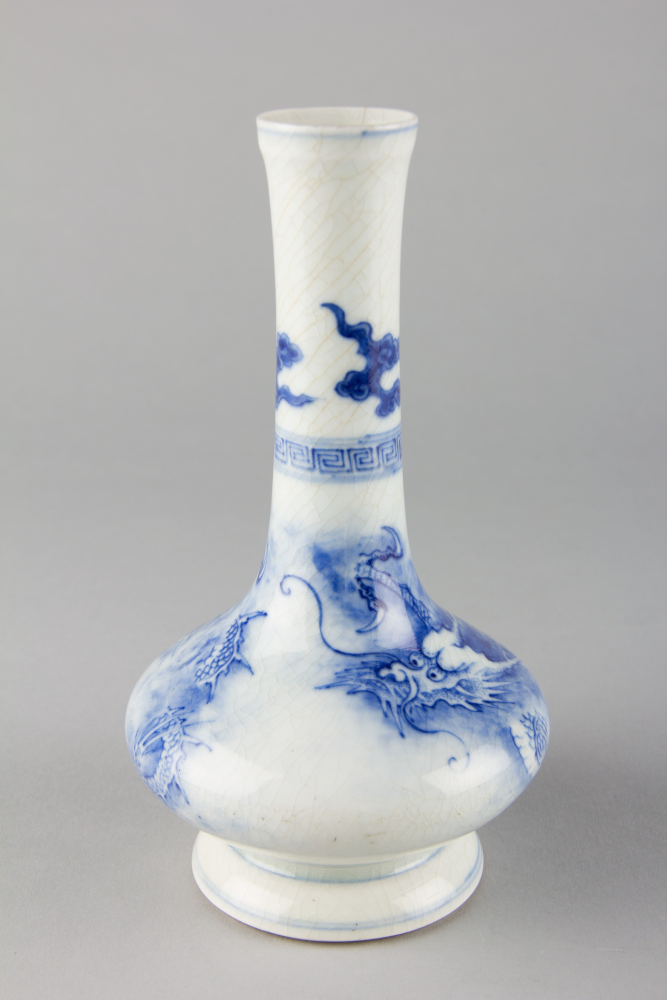
#> input picture synlab/patterns/resources/bluewhite_20261015/source/met_50899_O2_original.jpg, 2667 x 4000 px, found by its file name (shown at 1/4 size)
$ python extract_met_50899_O2_dragon.py
#> lines starting #> are read from the running program, lines starting #| are printed output that depends on the picture; after the words box and inside, x2 and y2 are one past the last pixel; in counts of white or black regions, pixels touching at a corner belong together
"""Extract a bounded, fired-photo cobalt projection from Met object 50899.

The mask is a chroma-derived view of the photographed fired surface. It does
not recover the original underglaze brush deposit or pre-firing pigment flow.
No blur, diffusion, inpainting, or morphological cleanup is applied.
"""

from __future__ import annotations

import hashlib
import json
from pathlib import Path

import numpy as np
from PIL import Image


ROOT = Path(__file__).resolve().parents[3]
RESOURCE = ROOT / "relicweave-synlab/synlab/patterns/resources/bluewhite_20261015"
SOURCE = RESOURCE / "source/met_50899_O2_original.jpg"
DERIVED = RESOURCE / "derived"
REPORT = Path(__file__).resolve().parent / "extraction_report.json"

# Source image pixel coordinates, left/top/right/bottom. This cropped view
# centers the named dragon on the bulbous shoulder/body while retaining the
# visible wrap at both sides. The crop is exactly 2,000 px wide.
CROP_BOX = (300, 2000, 2300, 3160)
CHROMA_ZERO = 6.0
CHROMA_FULL = 72.0
STRONG_CHROMA_SUPPORT = 55.0


def sha256(path: Path) -> str:
    digest = hashlib.sha256()
    with path.open("rb") as stream:
        for block in iter(lambda: stream.read(1024 * 1024), b""):
            digest.update(block)
    return digest.hexdigest()


def main() -> None:
    DERIVED.mkdir(parents=True, exist_ok=True)
    with Image.open(SOURCE) as source:
#> source is the input picture: PIL image 2667x4000 RGB; mean R, G, B 179, 180.6, 182.4
        source_size = source.size
#> source_size = (2667, 4000)
        crop = source.convert("RGB").crop(CROP_BOX)
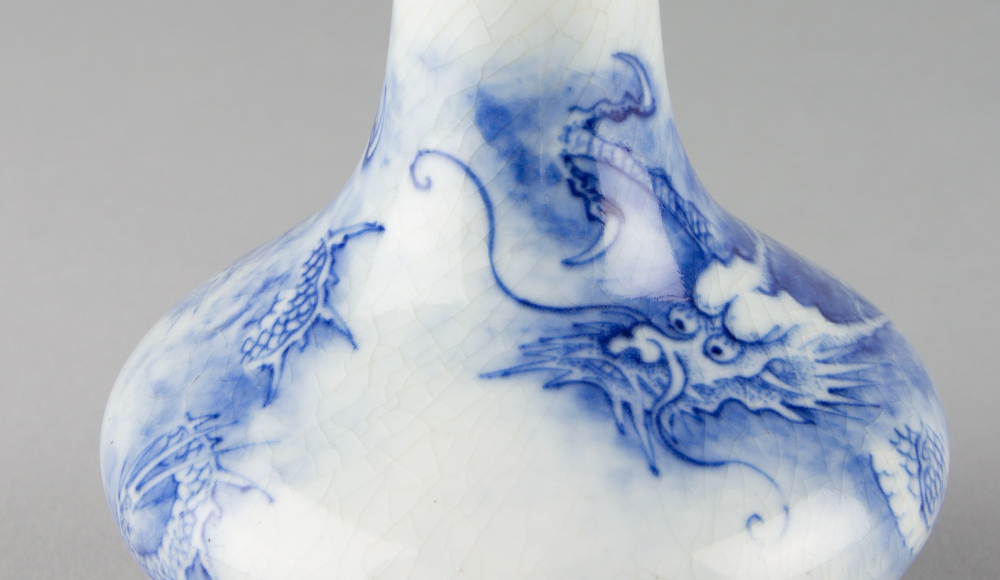
#> crop: PIL image 2000x1160 RGB (shown at 1/2 size); mean R, G, B 174.5, 181.9, 193.2

    crop_path = DERIVED / "met_50899_O2_dragon_projection_crop.png"
    mask_path = DERIVED / "met_50899_O2_dragon_cobalt_fired_photo_mask.png"
    support_path = DERIVED / "met_50899_O2_dragon_strong_cobalt_support_proxy.png"
    crop.save(crop_path, format="PNG", optimize=True)

    rgb = np.asarray(crop, dtype=np.float32)
    red, green, blue = rgb[..., 0], rgb[..., 1], rgb[..., 2]
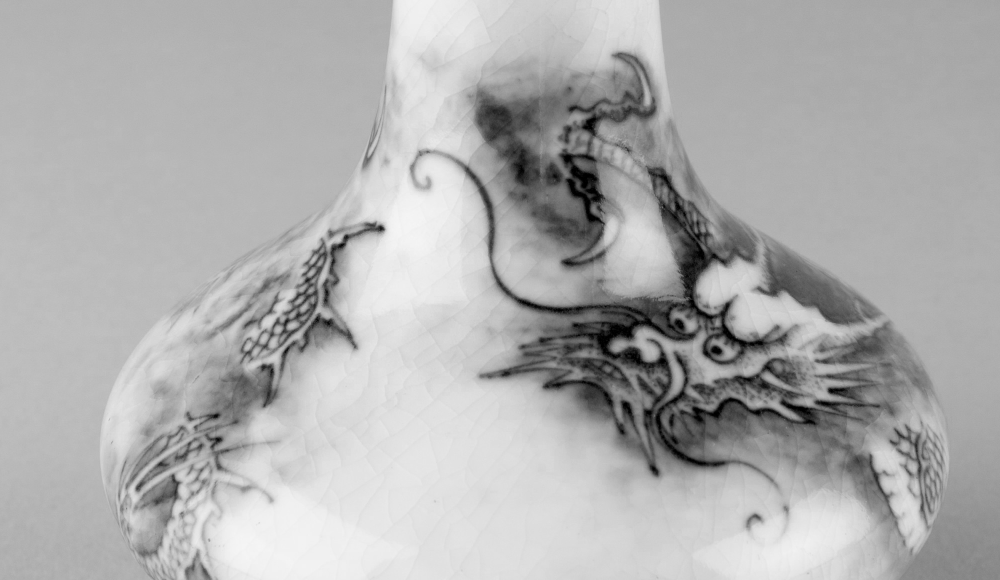
#> red: shape (1160, 2000) float32 (shown at 1/2 size); min 0, max 246, mean 174.5
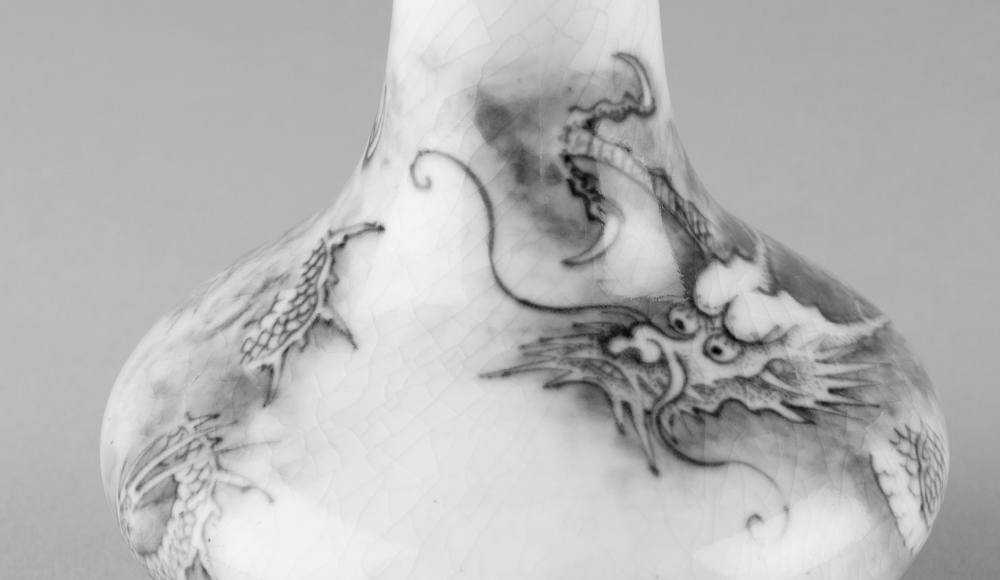
#> green: shape (1160, 2000) float32 (shown at 1/2 size); min 0, max 246, mean 181.9
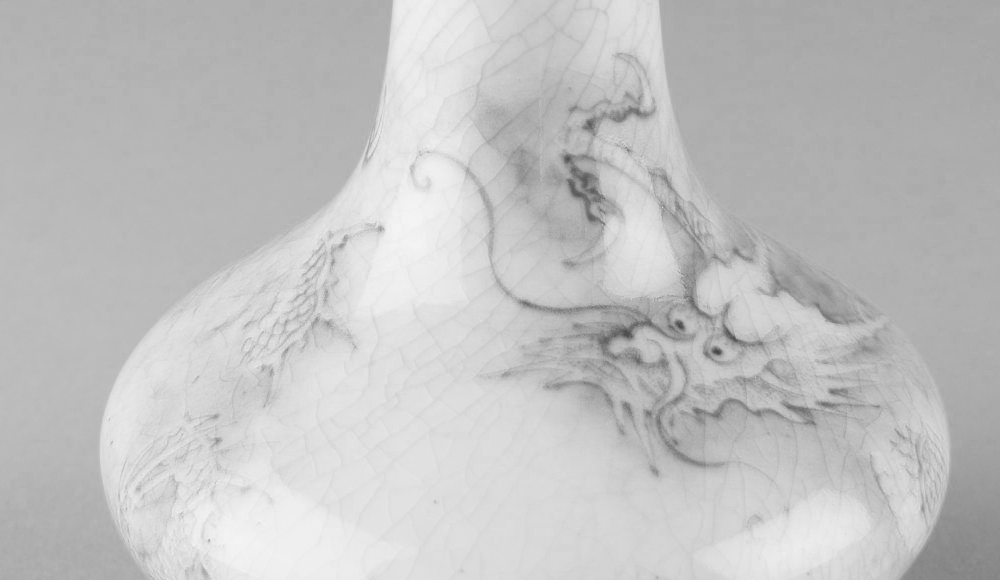
#> blue: shape (1160, 2000) float32 (shown at 1/2 size); min 65, max 248, mean 193.2
    # Positive blue-channel excess over both warm channels acts as a simple,
    # inspectable cobalt-color selector. Values below the floor map to zero;
    # stronger blue excess maps linearly to white. This retains captured
    # photo softness and glaze variation without adding a blur.
    blue_excess = blue - np.maximum(red, green)
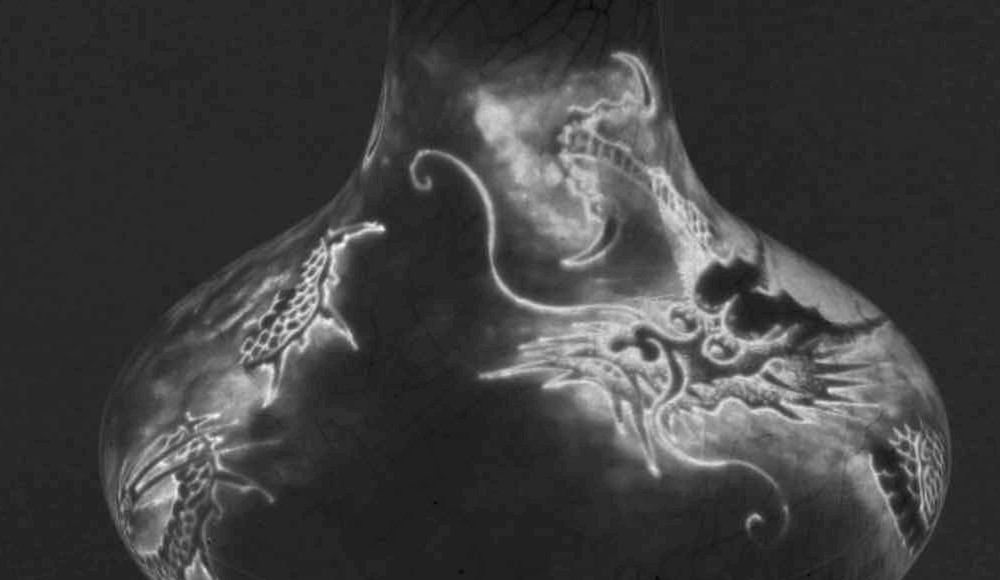
#> blue_excess: shape (1160, 2000) float32 (shown at 1/2 size); min -22, max 109, mean 11.2; drawn with min black and max white
    density = np.clip(
        (blue_excess - CHROMA_ZERO) / (CHROMA_FULL - CHROMA_ZERO), 0.0, 1.0
    )
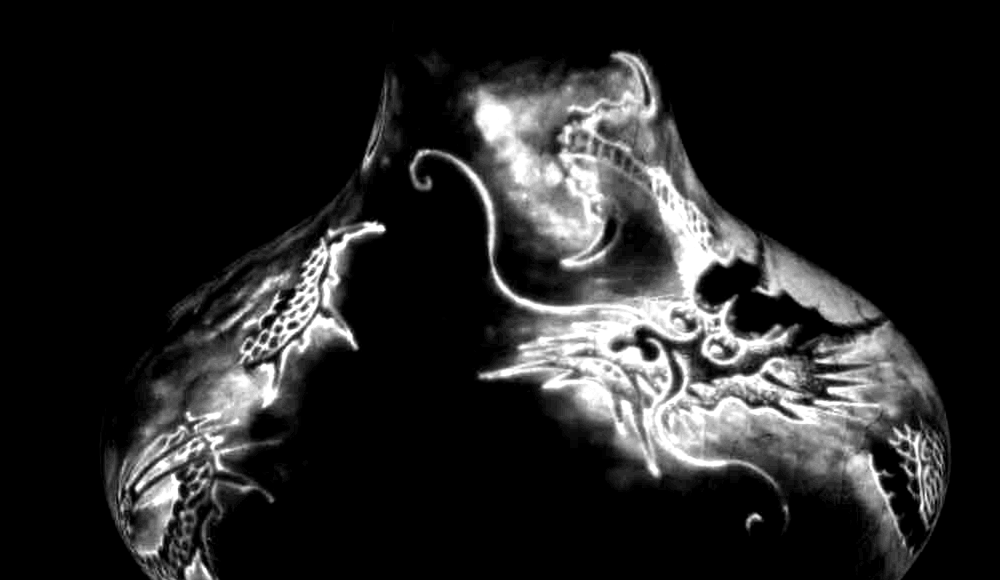
#> density: shape (1160, 2000) float32 (shown at 1/2 size); min 0, max 1, mean 0.147
    mask = np.rint(density * 255.0).astype(np.uint8)
    Image.fromarray(mask, mode="L").save(mask_path, format="PNG", optimize=True)
    support = np.where(blue_excess >= STRONG_CHROMA_SUPPORT, 255, 0).astype(np.uint8)
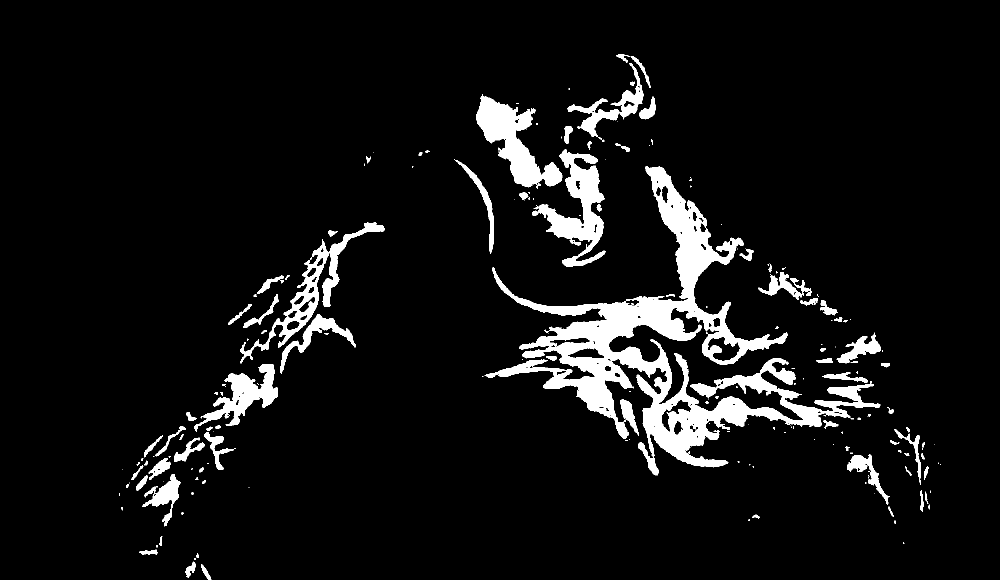
#> support: shape (1160, 2000) (shown at 1/2 size); 7.1% white; 212 white regions (113 under 20 px), largest, box (x1, y1, x2, y2) and area: (969, 332, 1761, 951) 90474, (952, 188, 1125, 378) 12525, (1064, 299, 1211, 534) 12264
    Image.fromarray(support, mode="L").save(support_path, format="PNG", optimize=True)

    nonzero = mask[mask > 0]
    report = {
        "source_path": str(SOURCE.relative_to(ROOT)).replace("\\", "/"),
        "source_sha256": sha256(SOURCE),
        "source_dimensions_px": {"width": source_size[0], "height": source_size[1]},
        "crop_box_source_px_ltrb": list(CROP_BOX),
        "crop_dimensions_px": {"width": crop.width, "height": crop.height},
        "mask_path": str(mask_path.relative_to(ROOT)).replace("\\", "/"),
        "mask_dimensions_px": {"width": crop.width, "height": crop.height},
        "mask_value_semantics": "0=no detected cobalt chroma; 255=strong cobalt chroma",
        "blue_excess_thresholds_rgb_units": {
            "zero_at_or_below": CHROMA_ZERO,
            "full_at_or_above": CHROMA_FULL,
            "formula": "clamp((B - max(R, G) - zero) / (full - zero), 0, 1)",
        },
        "mask_nonzero_pixel_fraction": float(np.count_nonzero(mask) / mask.size),
        "nonzero_mask_quantiles": (
            [int(v) for v in np.quantile(nonzero, [0.1, 0.5, 0.9]).round()]
            if nonzero.size
            else []
        ),
        "strong_support_path": str(support_path.relative_to(ROOT)).replace("\\", "/"),
        "strong_support_threshold_rgb_units": STRONG_CHROMA_SUPPORT,
        "strong_support_pixel_fraction": float(np.count_nonzero(support) / support.size),
        "strong_support_semantics": (
            "binary cut of stronger observed cobalt chroma; optional sharper simulation seed, "
            "not recovered pre-firing brush placement"
        ),
        "output_files": {
            path.name: {
                "bytes": path.stat().st_size,
                "sha256": sha256(path),
            }
            for path in (crop_path, mask_path, support_path)
        },
        "processing": [
            "crop the Met O2 photograph to CROP_BOX",
            "save the cropped photograph losslessly as PNG",
            "derive grayscale cobalt density from blue-channel excess",
            "derive optional binary high-chroma support cut for a sharper simulation seed",
            "apply no blur, diffusion, inpainting, morphology, or semantic redraw",
        ],
        "interpretation_limit": (
            "Fired-photo projection only: camera color, glaze, illumination,"
            " compression/photographic softness, and vessel curvature remain."
            " This is not the recovered pre-firing brush deposit."
        ),
    }
    REPORT.write_text(json.dumps(report, indent=2) + "\n", encoding="utf-8")
    print(json.dumps(report, indent=2))


if __name__ == "__main__":
#> (the run stopped early here; a loop or call above may not have finished)
